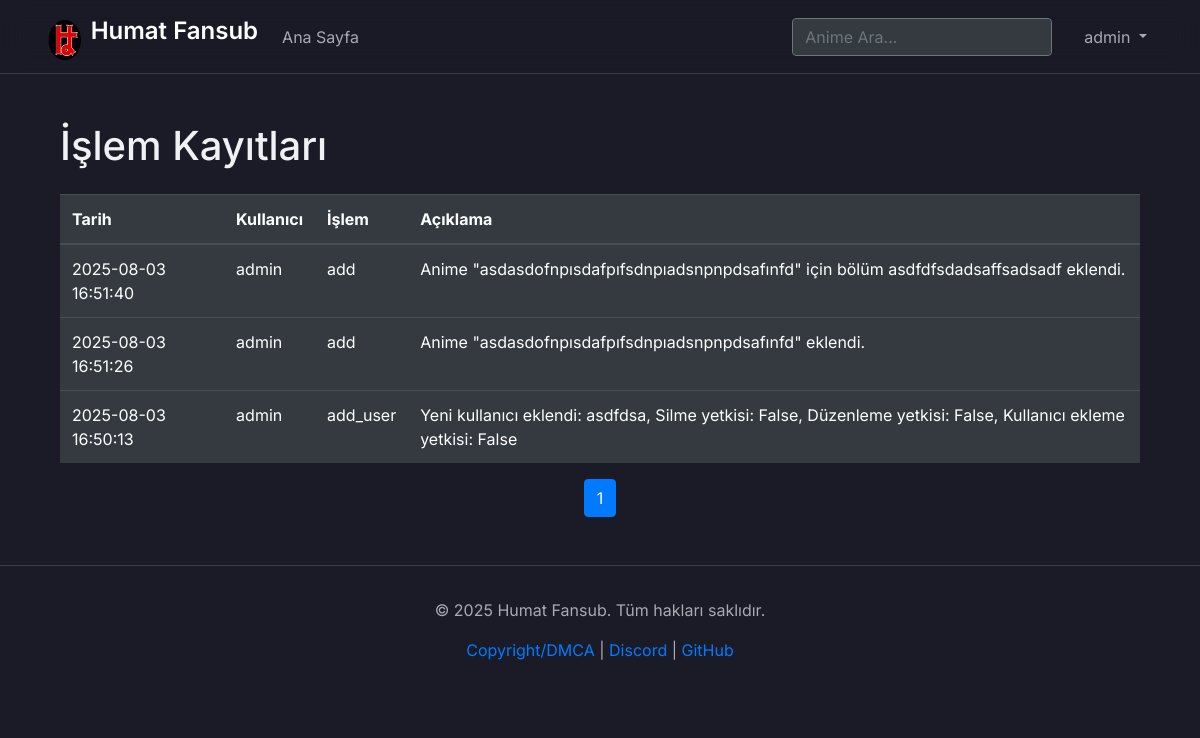
The page /logs (signed in) on the database as committed earlier.
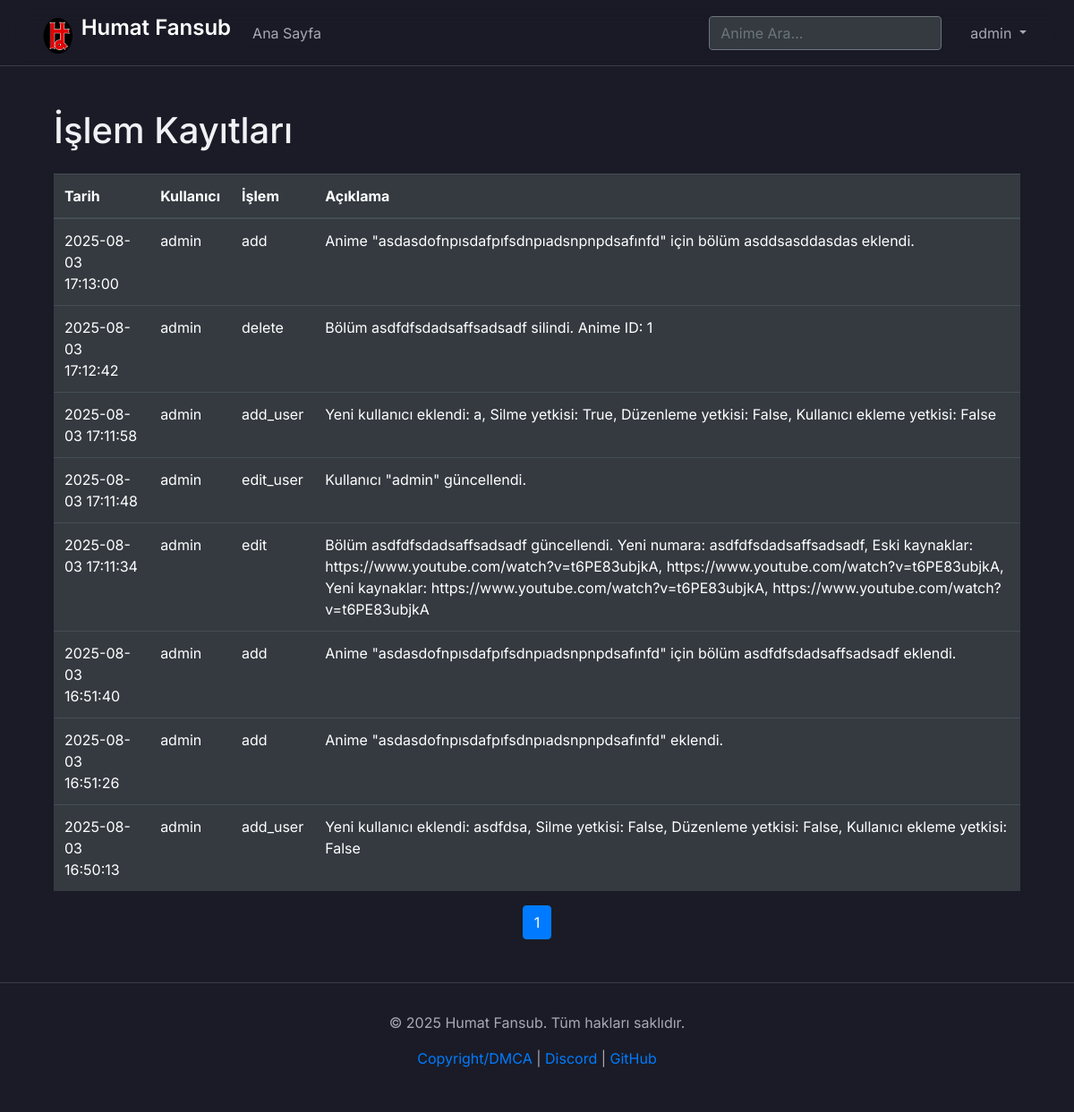
The same page on the database as committed later.
### models.py (models this page shows, shortened)
class User(UserMixin, db.Model):
    id = db.Column(db.Integer, primary_key=True)
    username = db.Column(db.String(50), unique=True, nullable=False)
    password = db.Column(db.String(200), nullable=False)
    can_delete = db.Column(db.Boolean, default=False)  # Silme yetkisi
    can_edit = db.Column(db.Boolean, default=False)    # Düzenleme yetkisi
    can_add_user = db.Column(db.Boolean, default=False)  # Yeni kullanıcı ekleme yetkisi

class Log(db.Model):
    id = db.Column(db.Integer, primary_key=True)
    action = db.Column(db.String(50), nullable=False)  # add, delete, update
    description = db.Column(db.String(255), nullable=False)
    user_id = db.Column(db.Integer, db.ForeignKey('user.id'), nullable=True)
    timestamp = db.Column(db.DateTime, default=datetime.utcnow)
    user = db.relationship('User', backref='logs')

### app.py (the view)
@app.route('/logs')
@login_required
def view_logs():
    if not current_user.can_add_user:
        flash('Bu sayfayı görüntüleme yetkiniz yok.', 'danger')
        return redirect(url_for('index'))
    page = request.args.get('page', 1, type=int)  # URL'den sayfa numarasını al
    logs = Log.query.order_by(Log.timestamp.desc()).paginate(page=page, per_page=10)
    return render_template('log.html', logs=logs)

### app.py (called while the page is built)
@login_manager.user_loader
def load_user(user_id):
    return User.query.get(int(user_id))

### templates/log.html (shortened to what this page needs)
{% extends "base.html" %}
{% block content %}
<div class="container mt-5">
    <h1 class="mb-4">İşlem Kayıtları</h1>
    <div class="table-responsive">
        <table class="table table-dark table-hover">
            <thead>
                <tr>
                    <th>Tarih</th>
                    <th>Kullanıcı</th>
                    <th>İşlem</th>
                    <th>Açıklama</th>
                </tr>
            </thead>
            <tbody>
                {% for log in logs.items %}
                <tr>
                    <td>{{ log.timestamp.strftime('%Y-%m-%d %H:%M:%S') }}</td>
                    <td>{{ log.user.username }}</td>
                    <td>{{ log.action }}</td>
                    <td>{{ log.description }}</td>
                </tr>
                {% endfor %}
            </tbody>
        </table>
    </div>
    <nav aria-label="Page navigation">
        <ul class="pagination justify-content-center">
            {% for page_num in range(1, logs.pages + 1) %}
            <li class="page-item {% if page_num == logs.page %}active{% endif %}">
                <a class="page-link" href="{{ url_for('view_logs', page=page_num) }}">{{ page_num }}</a>
            </li>
            {% endfor %}
        </ul>
    </nav>
</div>
{% endblock %}

### templates/base.html (shortened to what this page needs)
<!DOCTYPE html>
<html lang="en">
<head>
    <link rel="stylesheet" href="https://stackpath.bootstrapcdn.com/bootstrap/4.5.2/css/bootstrap.min.css" />
    <link rel="stylesheet" href="{{ url_for('static', filename='css/style.css') }}" />
    <link href="https://cdn.jsdelivr.net/npm/bootstrap-icons/font/bootstrap-icons.css" rel="stylesheet" />
</head>
<body>
    <header>
        <nav class="navbar navbar-expand-lg navbar-dark">
            <div class="container">
                <a class="navbar-brand" href="{{ url_for('index') }}">
                    <img src="{{ url_for('static', filename='images/logo.png') }}" alt="Logo" width="40" height="40" class="d-inline-block align-text-top">
                    <span>Humat Fansub</span>
                </a>
                <div class="collapse navbar-collapse" id="navbarNav">
                    <ul class="navbar-nav mr-auto">
                        <li class="nav-item">
                            <a class="nav-link" href="{{ url_for('index') }}">Ana Sayfa</a>
                        </li>
                    </ul>
                    <form class="form-inline my-2 my-lg-0 mr-3" action="{{ url_for('search') }}" method="GET">
                        <input class="form-control mr-sm-2 bg-dark text-light border-secondary" type="search" name="query" placeholder="Anime Ara..." aria-label="Search">
                    </form>
                    <ul class="navbar-nav">
                        {% if current_user.is_authenticated %}
                        <li class="nav-item dropdown">
                            <a class="nav-link dropdown-toggle" href="#" id="navbarDropdown" role="button" data-toggle="dropdown" aria-haspopup="true" aria-expanded="false">
                                {{ current_user.username }}
                            </a>
                        </li>
                        {% else %}
                        <li class="nav-item">
                            <a class="nav-link" href="{{ url_for('login') }}">Giriş Yap</a>
                        </li>
                        {% endif %}
                    </ul>
                </div>
            </div>
        </nav>
    </header>
    <main class="container mt-4">
        {% block content %}{% endblock %}
    </main>
    {% block footer %}
    <footer class="text-center mt-5">
        <div class="container">
            <p>&copy; 2025 Humat Fansub. Tüm hakları saklıdır.</p>
            <p>
                <a href="{{ url_for('copyright') }}">Copyright/DMCA</a> |
                <a href="https://discord.gg/SaKSmuZkAf" target="_blank">Discord</a> |
                <a href="https://github.com/Berke-aras/AnimeFansub-Dizi-Film-Platformu" target="_blank">GitHub</a>
            </p>
        </div>
    </footer>
    {% endblock %}
</body>
</html>

### static/css/style.css (style rules this page uses)
:root { --background-color: #1a1b26; --card-background: #2a2c3a; --text-color: #f0f0f5; --secondary-color: #a9a9b3; --border-color: #3a3c4a; --accent-color: #3399ff; --hover-color: #3a3c4a; }
body { background-color: var(--background-color); color: var(--text-color); font-family: 'Inter', sans-serif; -webkit-font-smoothing: antialiased; -moz-osx-font-smoothing: grayscale; }
h1, .display-4 { word-wrap: break-word; overflow-wrap: break-word; }
.navbar { background-color: rgba(26, 27, 38, 0.85); backdrop-filter: blur(12px); border-bottom: 1px solid var(--border-color); }
.navbar-brand span { font-weight: 600; font-size: 1.5rem; }
.nav-link { color: var(--secondary-color) !important; transition: color 0.3s ease; }
footer { border-top: 1px solid var(--border-color); padding: 2rem 0; color: var(--secondary-color); background-color: #1a1b26; }
.container, .card { animation: fadeIn 0.6s ease-out forwards; }

Rows that differ between the two databases and show on the page:
added Log: timestamp "2025-08-03 17:13:00", user.username "admin", action "add", description "Anime \"asdasdofnpısdafpıfsdnpıadsnpnpdsafınfd\" için bölüm asddsasddasdas eklendi."
added Log: timestamp "2025-08-03 17:12:42", user.username "admin", action "delete", description "Bölüm asdfdfsdadsaffsadsadf silindi. Anime ID: 1"
added Log: timestamp "2025-08-03 17:11:58", user.username "admin", action "add_user", description "Yeni kullanıcı eklendi: a, Silme yetkisi: True, Düzenleme yetkisi: False, Kullanıcı ekleme yetkisi: False"
added Log: timestamp "2025-08-03 17:11:48", user.username "admin", action "edit_user", description "Kullanıcı \"admin\" güncellendi."
added Log: timestamp "2025-08-03 17:11:34", user.username "admin", action "edit", description "Bölüm asdfdfsdadsaffsadsadf güncellendi. Yeni numara: asdfdfsdadsaffsadsadf, Eski kaynaklar: https://www.youtube.com/watch?v=t6PE83ubjkA, https://www.youtube.com/watch?v=t6PE83ubjkA, Yeni kaynaklar: https://www.youtube.com/watch?v=t6PE83ubjkA, https://www.youtube.com/watch?v=t6PE83ubjkA"
